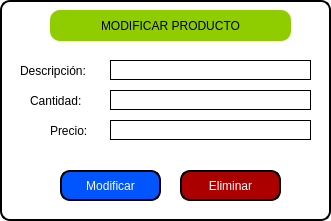
                <widget class="QFrame" name="frameModificar">
                 <property name="geometry">
                  <rect>
                   <x>470</x>
                   <y>380</y>
                   <width>331</width>
                   <height>221</height>
                  </rect>
                 </property>
                 <property name="styleSheet">
                  <string notr="true">background-color: rgb(255, 255, 255);
border-radius: 10px;
border-style: solid;
border-color: black;
border-width: 2px;</string>
                 </property>
                 <property name="frameShape">
                  <enum>QFrame::StyledPanel</enum>
                 </property>
                 <property name="frameShadow">
                  <enum>QFrame::Raised</enum>
                 </property>
                 <widget class="QLabel" name="lblDescripcion_2">
                  <property name="geometry">
                   <rect>
                    <x>20</x>
                    <y>60</y>
                    <width>81</width>
                    <height>21</height>
                   </rect>
                  </property>
                  <property name="styleSheet">
                   <string notr="true">background-color: transparent;
color: rgb(0, 0, 0);
font: 75 10pt &quot;Century Gothic&quot;;
border-style: none;</string>
                  </property>
                  <property name="text">
                   <string>Descripción:</string>
                  </property>
                 </widget>
                 <widget class="QLabel" name="lblCantidad_2">
                  <property name="geometry">
                   <rect>
                    <x>30</x>
                    <y>90</y>
                    <width>71</width>
                    <height>21</height>
                   </rect>
                  </property>
                  <property name="styleSheet">
                   <string notr="true">background-color: transparent;color: rgb(0, 0, 0);
font: 75 10pt &quot;Century Gothic&quot;;
border-style: none;</string>
                  </property>
                  <property name="text">
                   <string>Cantidad:</string>
                  </property>
                 </widget>
                 <widget class="QLabel" name="lblPrecio_2">
                  <property name="geometry">
                   <rect>
                    <x>50</x>
                    <y>120</y>
                    <width>51</width>
                    <height>21</height>
                   </rect>
                  </property>
                  <property name="styleSheet">
                   <string notr="true">background-color: transparent;
color: rgb(0, 0, 0);
font: 75 10pt &quot;Century Gothic&quot;;
border-style: none;</string>
                  </property>
                  <property name="text">
                   <string>Precio:</string>
                  </property>
                 </widget>
                 <widget class="QPushButton" name="btnModificar">
                  <property name="geometry">
                   <rect>
                    <x>60</x>
                    <y>170</y>
                    <width>101</width>
                    <height>31</height>
                   </rect>
                  </property>
                  <property name="palette">
                   <palette>
                    <active>
                     <colorrole role="WindowText">
                      <brush brushstyle="SolidPattern">
                       <color alpha="255">
                        <red>255</red>
                        <green>255</green>
                        <blue>255</blue>
                       </color>
                      </brush>
                     </colorrole>
                     <colorrole role="Button">
                      <brush brushstyle="SolidPattern">
                       <color alpha="255">
                        <red>0</red>
                        <green>85</green>
                        <blue>255</blue>
                       </color>
                      </brush>
                     </colorrole>
                     <colorrole role="Text">
                      <brush brushstyle="SolidPattern">
                       <color alpha="255">
                        <red>255</red>
                        <green>255</green>
                        <blue>255</blue>
                       </color>
                      </brush>
                     </colorrole>
                     <colorrole role="ButtonText">
                      <brush brushstyle="SolidPattern">
                       <color alpha="255">
                        <red>255</red>
                        <green>255</green>
                        <blue>255</blue>
                       </color>
                      </brush>
                     </colorrole>
                     <colorrole role="Base">
                      <brush brushstyle="SolidPattern">
                       <color alpha="255">
                        <red>0</red>
                        <green>85</green>
                        <blue>255</blue>
                       </color>
                      </brush>
                     </colorrole>
                     <colorrole role="Window">
                      <brush brushstyle="SolidPattern">
                       <color alpha="255">
                        <red>0</red>
                        <green>85</green>
                        <blue>255</blue>
                       </color>
                      </brush>
                     </colorrole>
                     <colorrole role="PlaceholderText">
                      <brush brushstyle="NoBrush">
                       <color alpha="128">
                        <red>255</red>
                        <green>255</green>
                        <blue>255</blue>
                       </color>
                      </brush>
                     </colorrole>
                    </active>
                    <inactive>
                     <colorrole role="WindowText">
                      <brush brushstyle="SolidPattern">
                       <color alpha="255">
                        <red>255</red>
                        <green>255</green>
                        <blue>255</blue>
                       </color>
                      </brush>
                     </colorrole>
                     <colorrole role="Button">
                      <brush brushstyle="SolidPattern">
                       <color alpha="255">
                        <red>0</red>
                        <green>85</green>
                        <blue>255</blue>
                       </color>
                      </brush>
                     </colorrole>
                     <colorrole role="Text">
                      <brush brushstyle="SolidPattern">
                       <color alpha="255">
                        <red>255</red>
                        <green>255</green>
                        <blue>255</blue>
                       </color>
                      </brush>
                     </colorrole>
                     <colorrole role="ButtonText">
                      <brush brushstyle="SolidPattern">
                       <color alpha="255">
                        <red>255</red>
                        <green>255</green>
                        <blue>255</blue>
                       </color>
                      </brush>
                     </colorrole>
                     <colorrole role="Base">
                      <brush brushstyle="SolidPattern">
                       <color alpha="255">
                        <red>0</red>
                        <green>85</green>
                        <blue>255</blue>
                       </color>
                      </brush>
                     </colorrole>
                     <colorrole role="Window">
                      <brush brushstyle="SolidPattern">
                       <color alpha="255">
                        <red>0</red>
                        <green>85</green>
                        <blue>255</blue>
                       </color>
                      </brush>
                     </colorrole>
                     <colorrole role="PlaceholderText">
                      <brush brushstyle="NoBrush">
                       <color alpha="128">
                        <red>255</red>
                        <green>255</green>
                        <blue>255</blue>
                       </color>
                      </brush>
                     </colorrole>
                    </inactive>
                    <disabled>
                     <colorrole role="WindowText">
                      <brush brushstyle="SolidPattern">
                       <color alpha="255">
                        <red>255</red>
                        <green>255</green>
                        <blue>255</blue>
                       </color>
                      </brush>
                     </colorrole>
                     <colorrole role="Button">
                      <brush brushstyle="SolidPattern">
                       <color alpha="255">
                        <red>168</red>
                        <green>168</green>
                        <blue>168</blue>
                       </color>
                      </brush>
                     </colorrole>
                     <colorrole role="Text">
                      <brush brushstyle="SolidPattern">
                       <color alpha="255">
                        <red>255</red>
                        <green>255</green>
                        <blue>255</blue>
                       </color>
                      </brush>
                     </colorrole>
                     <colorrole role="ButtonText">
                      <brush brushstyle="SolidPattern">
                       <color alpha="255">
                        <red>255</red>
                        <green>255</green>
                        <blue>255</blue>
                       </color>
                      </brush>
                     </colorrole>
                     <colorrole role="Base">
                      <brush brushstyle="SolidPattern">
                       <color alpha="255">
                        <red>168</red>
                        <green>168</green>
                        <blue>168</blue>
                       </color>
                      </brush>
                     </colorrole>
                     <colorrole role="Window">
                      <brush brushstyle="SolidPattern">
                       <color alpha="255">
                        <red>168</red>
                        <green>168</green>
                        <blue>168</blue>
                       </color>
                      </brush>
                     </colorrole>
                     <colorrole role="PlaceholderText">
                      <brush brushstyle="NoBrush">
                       <color alpha="128">
                        <red>255</red>
                        <green>255</green>
                        <blue>255</blue>
                       </color>
                      </brush>
                     </colorrole>
                    </disabled>
                   </palette>
                  </property>
                  <property name="styleSheet">
                   <string notr="true">QPushButton {
	background-color: rgb(0, 85, 255);
	color: rgb(255, 255, 255);
	font: 75 10pt &quot;Century Gothic&quot;;
}
QPushButton:hover{
	background-color: #00aa00;
}
QPushButton:disabled{ 
background-color:#a8a8a8;
}</string>
                  </property>
                  <property name="text">
                   <string>Modificar</string>
                  </property>
                 </widget>
                 <widget class="QLabel" name="lblModificar">
                  <property name="geometry">
                   <rect>
                    <x>50</x>
                    <y>10</y>
                    <width>241</width>
                    <height>31</height>
                   </rect>
                  </property>
                  <property name="styleSheet">
                   <string notr="true">background-color: #8fcc00;
color: rgb(0, 0, 0);
font: 75 14pt &quot;Century Gothic&quot;;
border-style: none;</string>
                  </property>
                  <property name="text">
                   <string>MODIFICAR PRODUCTO</string>
                  </property>
                  <property name="alignment">
                   <set>Qt::AlignCenter</set>
                  </property>
                 </widget>
                 <widget class="QLineEdit" name="lineEditPrecio_2">
                  <property name="geometry">
                   <rect>
                    <x>110</x>
                    <y>120</y>
                    <width>201</width>
                    <height>20</height>
                   </rect>
                  </property>
                  <property name="styleSheet">
                   <string notr="true">border-radius: none;
border-width: 1px;</string>
                  </property>
                 </widget>
                 <widget class="QLineEdit" name="lineEditCantidad_2">
                  <property name="geometry">
                   <rect>
                    <x>110</x>
                    <y>90</y>
                    <width>201</width>
                    <height>20</height>
                   </rect>
                  </property>
                  <property name="styleSheet">
                   <string notr="true">border-radius: none;
border-width: 1px;</string>
                  </property>
                 </widget>
                 <widget class="QLineEdit" name="lineEditDescripcion_2">
                  <property name="geometry">
                   <rect>
                    <x>110</x>
                    <y>60</y>
                    <width>201</width>
                    <height>20</height>
                   </rect>
                  </property>
                  <property name="styleSheet">
                   <string notr="true">border-radius: none;
border-width: 1px;</string>
                  </property>
                 </widget>
                 <widget class="QPushButton" name="btnEliminar">
                  <property name="geometry">
                   <rect>
                    <x>180</x>
                    <y>170</y>
                    <width>101</width>
                    <height>31</height>
                   </rect>
                  </property>
                  <property name="palette">
                   <palette>
                    <active>
                     <colorrole role="WindowText">
                      <brush brushstyle="SolidPattern">
                       <color alpha="255">
                        <red>255</red>
                        <green>255</green>
                        <blue>255</blue>
                       </color>
                      </brush>
                     </colorrole>
                     <colorrole role="Button">
                      <brush brushstyle="SolidPattern">
                       <color alpha="255">
                        <red>170</red>
                        <green>0</green>
                        <blue>0</blue>
                       </color>
                      </brush>
                     </colorrole>
                     <colorrole role="Text">
                      <brush brushstyle="SolidPattern">
                       <color alpha="255">
                        <red>255</red>
                        <green>255</green>
                        <blue>255</blue>
                       </color>
                      </brush>
                     </colorrole>
                     <colorrole role="ButtonText">
                      <brush brushstyle="SolidPattern">
                       <color alpha="255">
                        <red>255</red>
                        <green>255</green>
                        <blue>255</blue>
                       </color>
                      </brush>
                     </colorrole>
                     <colorrole role="Base">
                      <brush brushstyle="SolidPattern">
                       <color alpha="255">
                        <red>170</red>
                        <green>0</green>
                        <blue>0</blue>
                       </color>
                      </brush>
                     </colorrole>
                     <colorrole role="Window">
                      <brush brushstyle="SolidPattern">
                       <color alpha="255">
                        <red>170</red>
                        <green>0</green>
                        <blue>0</blue>
                       </color>
                      </brush>
                     </colorrole>
                     <colorrole role="PlaceholderText">
                      <brush brushstyle="NoBrush">
                       <color alpha="128">
                        <red>255</red>
                        <green>255</green>
                        <blue>255</blue>
                       </color>
                      </brush>
                     </colorrole>
                    </active>
                    <inactive>
                     <colorrole role="WindowText">
                      <brush brushstyle="SolidPattern">
                       <color alpha="255">
                        <red>255</red>
                        <green>255</green>
                        <blue>255</blue>
                       </color>
                      </brush>
                     </colorrole>
                     <colorrole role="Button">
                      <brush brushstyle="SolidPattern">
                       <color alpha="255">
                        <red>170</red>
                        <green>0</green>
                        <blue>0</blue>
                       </color>
                      </brush>
                     </colorrole>
                     <colorrole role="Text">
                      <brush brushstyle="SolidPattern">
                       <color alpha="255">
                        <red>255</red>
                        <green>255</green>
                        <blue>255</blue>
                       </color>
                      </brush>
                     </colorrole>
                     <colorrole role="ButtonText">
                      <brush brushstyle="SolidPattern">
                       <color alpha="255">
                        <red>255</red>
                        <green>255</green>
                        <blue>255</blue>
                       </color>
                      </brush>
                     </colorrole>
                     <colorrole role="Base">
                      <brush brushstyle="SolidPattern">
                       <color alpha="255">
                        <red>170</red>
                        <green>0</green>
                        <blue>0</blue>
                       </color>
                      </brush>
                     </colorrole>
                     <colorrole role="Window">
                      <brush brushstyle="SolidPattern">
                       <color alpha="255">
                        <red>170</red>
                        <green>0</green>
                        <blue>0</blue>
                       </color>
                      </brush>
                     </colorrole>
                     <colorrole role="PlaceholderText">
                      <brush brushstyle="NoBrush">
                       <color alpha="128">
                        <red>255</red>
                        <green>255</green>
                        <blue>255</blue>
                       </color>
                      </brush>
                     </colorrole>
                    </inactive>
                    <disabled>
                     <colorrole role="WindowText">
                      <brush brushstyle="SolidPattern">
                       <color alpha="255">
                        <red>255</red>
                        <green>255</green>
                        <blue>255</blue>
                       </color>
                      </brush>
                     </colorrole>
                     <colorrole role="Button">
                      <brush brushstyle="SolidPattern">
                       <color alpha="255">
                        <red>168</red>
                        <green>168</green>
                        <blue>168</blue>
                       </color>
                      </brush>
                     </colorrole>
                     <colorrole role="Text">
                      <brush brushstyle="SolidPattern">
                       <color alpha="255">
                        <red>255</red>
                        <green>255</green>
                        <blue>255</blue>
                       </color>
                      </brush>
                     </colorrole>
                     <colorrole role="ButtonText">
                      <brush brushstyle="SolidPattern">
                       <color alpha="255">
                        <red>255</red>
                        <green>255</green>
                        <blue>255</blue>
                       </color>
                      </brush>
                     </colorrole>
                     <colorrole role="Base">
                      <brush brushstyle="SolidPattern">
                       <color alpha="255">
                        <red>168</red>
                        <green>168</green>
                        <blue>168</blue>
                       </color>
                      </brush>
                     </colorrole>
                     <colorrole role="Window">
                      <brush brushstyle="SolidPattern">
                       <color alpha="255">
                        <red>168</red>
                        <green>168</green>
                        <blue>168</blue>
                       </color>
                      </brush>
                     </colorrole>
                     <colorrole role="PlaceholderText">
                      <brush brushstyle="NoBrush">
                       <color alpha="128">
                        <red>255</red>
                        <green>255</green>
                        <blue>255</blue>
                       </color>
                      </brush>
                     </colorrole>
                    </disabled>
                   </palette>
                  </property>
                  <property name="styleSheet">
                   <string notr="true">QPushButton {
	background-color: #aa0000;
	color: rgb(255, 255, 255);
	font: 75 10pt &quot;Century Gothic&quot;;
}
QPushButton:hover{
	background-color: #00aa00;
}
QPushButton:disabled{ 
background-color:#a8a8a8;
}</string>
                  </property>
                  <property name="text">
                   <string>Eliminar</string>
                  </property>
                 </widget>
                </widget>
